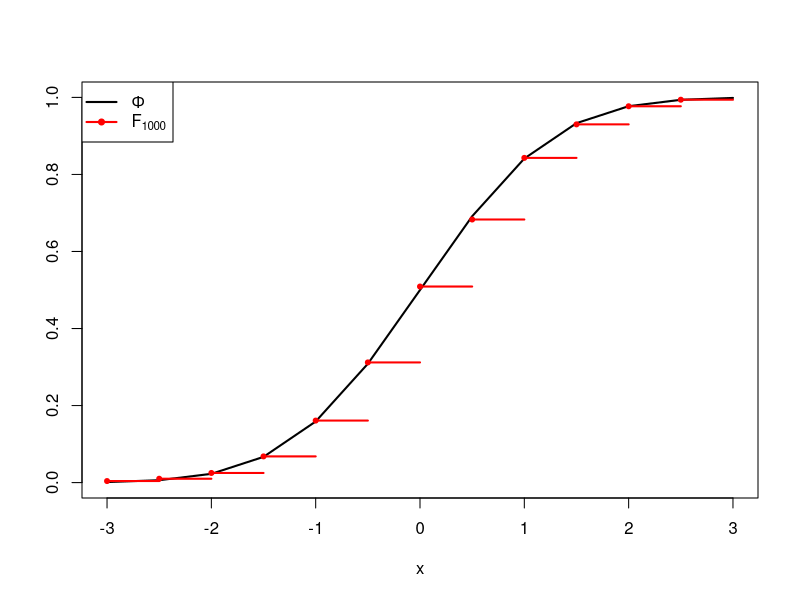

This figure's R source:
## ---- chunk 1
x = seq(-3, 3, 0.5)                         # 设置自变量的值
y = matrix(rnorm(30000, 2, 3), 1000, 30)    # 模拟1000组容量为30的样本，注意随机数的生成方法
z = (rowSums(y)/30-2)*sqrt(30/9)            # 计算z的各个观测值，注意z的计算方法
f = c()
for (i in 1:length(x)) {
  f = c(f, sum(z<=x[i])/1000)
}

Phi = pnorm(x, 0, 1)

plot(x, Phi, type = "l", lty = 1, pch = 1, 
     lwd = 2, col = "black", ylim = c(0, 1), ylab ="")
for (i in 1:(length(f)-1)) {                # 注意不可照抄书上的值“60”！！！
  lines(x[i:(i+1)], c(f[i], f[i]), lty = 1, lwd = 2, col = "red")
  if (i == 1)
    points(x[i], f[i], pch = 20, col = "red")
  else if (f[i-1] != f[i])
    points(x[i], f[i], pch = 20, col = "red")
}
legend("topleft", c(expression(Phi), expression(F[1000])), 
       lty = 1, pch = c(-1, 20), col = c("black", "red"), lwd = 2)
